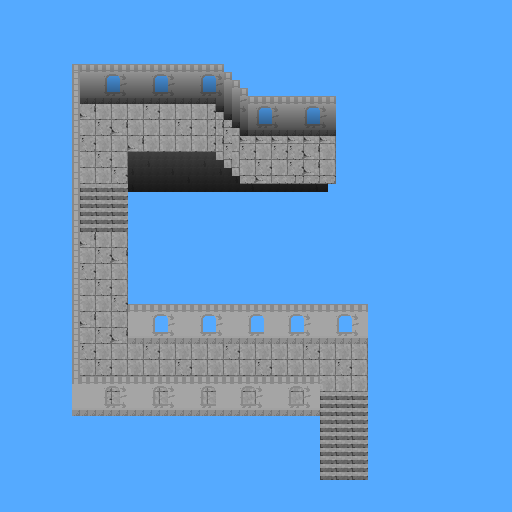

The image is a tile-based game level rendered from a .tmx file. Its description and source (layers, tilesets, objects; grid data summarised) follow:
An orthogonal 64x64 tile map with 8x8 px tiles, 3 tile layers (Base, Shadow, ForgroundWalls) and 12 objects (Player).

<map version="1.0" orientation="orthogonal" renderorder="right-down" width="64" height="64" tilewidth="8" tileheight="8" backgroundcolor="#55aaff" nextobjectid="22">
 <properties>
  <property name="Sky" value="true" />
 </properties>
 <tileset firstgid="1" name="dungeon_tiles" tilewidth="8" tileheight="8" tilecount="4096" columns="64">
  <image source="../../../../../../Content/dungeon_tiles.png" width="512" height="512" />
 </tileset>
 <layer name="Base" width="64" height="64">
  <properties>
   <property name="layer" value="0.2" />
  </properties>
  <data>[4096 cells, 1137 non-empty, 40 distinct tile ids]</data>
 </layer>
 <layer name="Shadow" width="64" height="64">
  <properties>
   <property name="layer" value="0.21" />
  </properties>
  <data>[4096 cells, 239 non-empty, 6 distinct tile ids]</data>
 </layer>
 <layer name="ForgroundWalls" width="64" height="64">
  <properties>
   <property name="layer" value="0.41" />
  </properties>
  <data>[4096 cells, 154 non-empty, 22 distinct tile ids]</data>
 </layer>
 <objectgroup name="Entities">
  <object id="3" name="Player" type="Player" x="96" y="128" width="16" height="16" />
 </objectgroup>
 <objectgroup name="Solids">
  <object id="10" x="128" y="152" width="88" height="80" />
  <object id="11" x="72" y="64" width="8" height="168" />
  <object id="12" x="80" y="64" width="136" height="40" />
  <object id="13" x="240" y="96" width="88" height="40" />
  <object id="14" x="216" y="184" width="112" height="8" />
  <object id="15" x="216" y="160">
   <polyline points="0,0 24,24" />
  </object>
  <object id="17" x="72" y="408" width="248" height="8" />
  <object id="18" x="72" y="232" width="8" height="176" />
  <object id="19" x="128" y="232" width="240" height="112" />
  <object id="20" x="216" y="104.545">
   <polyline points="0,0 24,23.4545" />
  </object>
  <object id="21" x="216" y="64">
   <polyline points="0,0 24,32" />
  </object>
 </objectgroup>
</map>